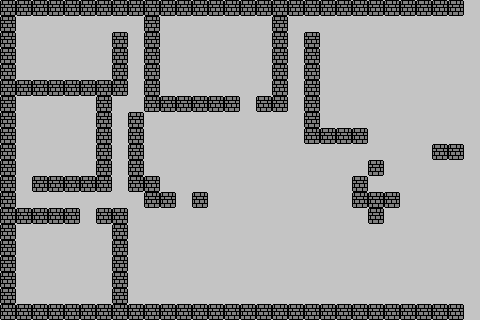

The image is a tile-based game level rendered from a .tmx file. Its description and complete source (layers, tilesets, objects, tile grids) follow:
An orthogonal 30x20 tile map with 16x16 px tiles, 1 tile layer (walls).

<map version="1.11" tiledversion="1.11.2" orientation="orthogonal" renderorder="right-down" width="30" height="20" tilewidth="16" tileheight="16" infinite="0" backgroundcolor="#c4c4c4" nextlayerid="5" nextobjectid="1">
 <tileset firstgid="1" source="base_tiles.tsx" />
 <layer id="3" name="walls" width="29" height="20">
  <data encoding="csv">
1,1,1,1,1,1,1,1,1,1,1,1,1,1,1,1,1,1,1,1,1,1,1,1,1,1,1,1,1,
1,0,0,0,0,0,0,0,0,1,0,0,0,0,0,0,0,1,0,0,0,0,0,0,0,0,0,0,0,
1,0,0,0,0,0,0,1,0,1,0,0,0,0,0,0,0,1,0,1,0,0,0,0,0,0,0,0,0,
1,0,0,0,0,0,0,1,0,1,0,0,0,0,0,0,0,1,0,1,0,0,0,0,0,0,0,0,0,
1,0,0,0,0,0,0,1,0,1,0,0,0,0,0,0,0,1,0,1,0,0,0,0,0,0,0,0,0,
1,1,1,1,1,1,1,1,0,1,0,0,0,0,0,0,0,1,0,1,0,0,0,0,0,0,0,0,0,
1,0,0,0,0,0,1,0,0,1,1,1,1,1,1,0,1,1,0,1,0,0,0,0,0,0,0,0,0,
1,0,0,0,0,0,1,0,1,0,0,0,0,0,0,0,0,0,0,1,0,0,0,0,0,0,0,0,0,
1,0,0,0,0,0,1,0,1,0,0,0,0,0,0,0,0,0,0,1,1,1,1,0,0,0,0,0,0,
1,0,0,0,0,0,1,0,1,0,0,0,0,0,0,0,0,0,0,0,0,0,0,0,0,0,0,1,1,
1,0,0,0,0,0,1,0,1,0,0,0,0,0,0,0,0,0,0,0,0,0,0,1,0,0,0,0,0,
1,0,1,1,1,1,1,0,1,1,0,0,0,0,0,0,0,0,0,0,0,0,1,0,0,0,0,0,0,
1,0,0,0,0,0,0,0,0,1,1,0,1,0,0,0,0,0,0,0,0,0,1,1,1,0,0,0,0,
1,1,1,1,1,0,1,1,0,0,0,0,0,0,0,0,0,0,0,0,0,0,0,1,0,0,0,0,0,
1,0,0,0,0,0,0,1,0,0,0,0,0,0,0,0,0,0,0,0,0,0,0,0,0,0,0,0,0,
1,0,0,0,0,0,0,1,0,0,0,0,0,0,0,0,0,0,0,0,0,0,0,0,0,0,0,0,0,
1,0,0,0,0,0,0,1,0,0,0,0,0,0,0,0,0,0,0,0,0,0,0,0,0,0,0,0,0,
1,0,0,0,0,0,0,1,0,0,0,0,0,0,0,0,0,0,0,0,0,0,0,0,0,0,0,0,0,
1,0,0,0,0,0,0,1,0,0,0,0,0,0,0,0,0,0,0,0,0,0,0,0,0,0,0,0,0,
1,1,1,1,1,1,1,1,1,1,1,1,1,1,1,1,1,1,1,1,1,1,1,1,1,1,1,1,1
</data>
 </layer>
</map>